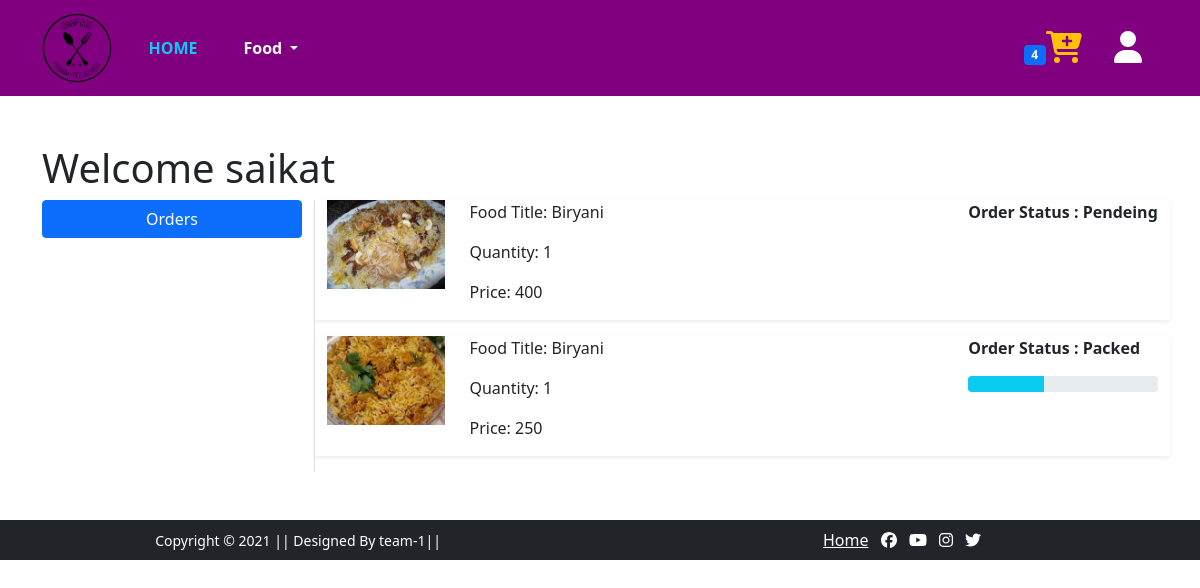
/order/ (signed in), run on the app's committed database.
### app/models.py (models this page shows, shortened)
class OrderPlaced(models.Model):
    resturant_id=ForeignKey(Restaurant,on_delete=models.CASCADE)
    user=models.ForeignKey(User,on_delete=models.CASCADE)
    customer=models.ForeignKey(Customer,on_delete=models.CASCADE)
    food=models.ForeignKey(ResFood,on_delete=models.CASCADE)
    quantity=models.PositiveIntegerField(default=1)
    ordered_date=models.DateTimeField(auto_now_add=True)
    status=models.CharField(max_length=50,
    choices=STATUS_CHOICES,default='Pendeing')
    @property
    def total_cost(self):
        return self.quantity*self.food.food_price

class ResFood(models.Model):
    restaurent_id=models.ForeignKey(Restaurant,on_delete=models.CASCADE)
    food_title=models.CharField(max_length=55)
    description=models.CharField(max_length=200)
    food_price=models.IntegerField()
    dicount_price=models.IntegerField()
    category=models.CharField(choices=CATEGORY_CHOICES,max_length=2)
    food_image=models.ImageField(upload_to='Food_image')

### app/views.py (the view)
# urls.py: path('order/',order,name='orders'),
def order(request):
    of=OrderPlaced.objects.filter(user=request.user)
    return render(request,'order.html',{'order':of})

### app/templates/order.html (shortened to what this page needs)
{% extends 'base.html' %}
{% load static %}
{% block main-content %}
<div class="container my-5">
   <div class="row">
       <h1>Welcome <span>{{request.user}}</span></h1>
       <div class="col-sm-3 border-end">
           <ul class="list-unstyled">
               <li class="d-grid"><a class="btn btn-primary" href="">Orders</a></li>
           </ul>
       </div>
       <div class="col-sm-9 offser-sm-1">
           {% for fd in order %}
           <div class="row shadow-sm mb-3">
               <div class="col-sm-2">
                <img src="{{fd.food.food_image.url}}" alt=""
                class="img-fluid" height="150" width="150">
               </div>
               <div class="col-sm-7">
                   <p>Food Title: {{fd.food.food_title}}</p>
                   <p>Quantity: {{fd.quantity}}</p>
                   <p>Price: {{fd.total_cost}}</p>
               </div>
               <div class="col-sm-3 fw-bold">
                <p>Order Status : {{fd.status}}</p>
                {% if fd.status == 'Packed' %}
                <div class="progress">
                    <div class="progress-bar bg-info" style="width: 40%;"
                    aria-valuenow="20" aria-valuemax="100">
                    </div>
                </div>
                {% endif %}
               </div>
           </div>
           {% endfor %}
       </div>
   </div>
</div>
{% endblock main-content %}

### app/templates/Base.html (shortened to what this page needs)
<!DOCTYPE html>
{% load static %}
<html lang="en">
    <head>
        <link rel="stylesheet" href="{% static 'css/bootstrap.min.css' %}">
        <link rel="stylesheet" href="{% static 'css/owl.carousel.min.css' %}">
        <link rel="stylesheet" href="{% static 'css/all.min.css' %}">
        <link rel="stylesheet" href="{% static 'css/style.css' %}">
      </head>
    <body>
        <nav class="navbar navbar-expand-lg navbar-dark w-30px ">
              <div class="container">
                  <a class="navbar-brand" href="/"><img src="{% static 'images/img1/logo.png' %}" alt="" style="width: 70px;"></a>
                  <div class="collapse navbar-collapse" id="navbarSupportedContent">
                      <ul class="navbar-nav me-auto mb-2 mb-lg-0">
                          <li class="nav-item">
                              <a class="nav-link fw-bold text-info bt-edit active" aria-current="page" href="/">HOME</a>
                          </li>
                          <li class="nav-item dropdown mx-2">
                                <a class="nav-link dropdown-toggle text-white fw-bold bt-edit" href="#" id="fashionDropdown" role="button" data-bs-toggle="dropdown" aria-expanded="false">
                                  Food
                                </a>
                          </li>
                      </ul>
                      <div>
                      <ul class="navbar-nav me-auto mb-2 mb-lg-0">
                          <li class="nav-item mx-2">
                              <a href="{% url 'showcart' %}" class="nav-link text-white"><span class="badge bg-primary">4</span><i class="text-warning fas fa-cart-plus fa-2x"></i> </a>
                          </li>
                          {% if request.user.is_authenticated %}
                          <li class="nav-item dropdown mx-2">
                                <a class="nav-link text-white fw-bold" href="#" id="profileDropdown" role="button" data-bs-toggle="dropdown" aria-expanded="false">
                                     <i class="icon-text fas fa-user fa-2x"></i>
                                </a>
                            </li>
                              {% endif %}
                      </ul>
                      </div>
                  </div>
              </div>
           </nav>
        {% block main-content %} {% endblock main-content %}
        <footer class="container-fluid bg-dark text-center p-2 mt-5">
          <div class="row text-white">
              <div class="col-lg-6">
                <small class="text-white">Copyright &copy; 2021 || Designed By team-1|| </small>
              </div>
              <div class="col-lg-6 text-center text-lg-right ">
                  <a href="#" class="text-white mx-1">Home</a>
                  <a href="#"><i class="text-white fab fa-facebook mx-1"></i></a>
                  <a href="#"><i class="text-white fab fa-youtube mx-1"></i></a>
                  <a href="#"><i class=" text-white fab fa-instagram mx-1"></i></a>
                  <a href="#"><i class="text-white fab fa-twitter mx-1"></i></a>
              </div>
          </div>
      </footer>
    </body>
</html>

### app/static/css/style.css (style rules this page uses)
html { scroll-behavior: smooth; }
.icon-text { color:white; }
.bt-edit { width: 90px; text-align: center; box-shadow: 0 6 6 0 white; }
.navbar { background: purple; }

### data on the page
OrderPlaced: food.food_image (picture), food.food_title "Biryani", quantity "1", total_cost "400", status "Pendeing"
OrderPlaced: food.food_image (picture), food.food_title "Biryani", quantity "1", total_cost "250", status "Packed"

### other printed values
{{ request.user }} "saikat"
